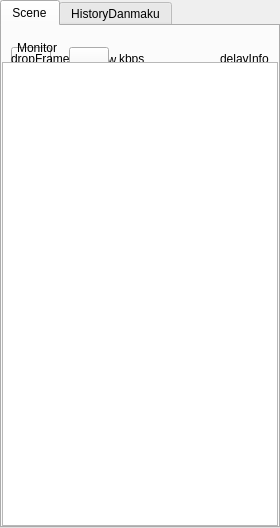
    <widget class="QTabWidget" name="RightSceneTabWid">
     <property name="sizePolicy">
      <sizepolicy hsizetype="Preferred" vsizetype="Preferred">
       <horstretch>0</horstretch>
       <verstretch>0</verstretch>
      </sizepolicy>
     </property>
     <property name="minimumSize">
      <size>
       <width>280</width>
       <height>528</height>
      </size>
     </property>
     <property name="maximumSize">
      <size>
       <width>280</width>
       <height>868</height>
      </size>
     </property>
     <property name="currentIndex">
      <number>0</number>
     </property>
     <widget class="QWidget" name="SceneOneTab">
      <attribute name="title">
       <string>Scene</string>
      </attribute>
      <layout class="QVBoxLayout" name="verticalLayout">
       <property name="spacing">
        <number>0</number>
       </property>
       <property name="leftMargin">
        <number>0</number>
       </property>
       <property name="topMargin">
        <number>0</number>
       </property>
       <property name="rightMargin">
        <number>0</number>
       </property>
       <property name="bottomMargin">
        <number>0</number>
       </property>
       <item>
        <widget class="RightListToolbar" name="SceneOneToolBar" native="true">
         <property name="minimumSize">
          <size>
           <width>0</width>
           <height>36</height>
          </size>
         </property>
         <property name="maximumSize">
          <size>
           <width>16777215</width>
           <height>36</height>
          </size>
         </property>
         <layout class="QHBoxLayout" name="horizontalLayout_4">
          <item>
           <layout class="QGridLayout" name="gridLayout_2">
            <item row="1" column="2">
             <widget class="QLabel" name="KBPSLab">
              <property name="minimumSize">
               <size>
                <width>0</width>
                <height>25</height>
               </size>
              </property>
              <property name="maximumSize">
               <size>
                <width>16777215</width>
                <height>25</height>
               </size>
              </property>
              <property name="text">
               <string>kbps</string>
              </property>
              <property name="alignment">
               <set>Qt::AlignBottom|Qt::AlignLeading|Qt::AlignLeft</set>
              </property>
             </widget>
            </item>
            <item row="3" column="1" colspan="3">
             <widget class="QLabel" name="SrcWinLab">
              <property name="sizePolicy">
               <sizepolicy hsizetype="Fixed" vsizetype="Fixed">
                <horstretch>0</horstretch>
                <verstretch>0</verstretch>
               </sizepolicy>
              </property>
              <property name="minimumSize">
               <size>
                <width>52</width>
                <height>26</height>
               </size>
              </property>
              <property name="maximumSize">
               <size>
                <width>52</width>
                <height>26</height>
               </size>
              </property>
              <property name="text">
               <string>Window</string>
              </property>
              <property name="alignment">
               <set>Qt::AlignHCenter|Qt::AlignTop</set>
              </property>
             </widget>
            </item>
            <item row="2" column="1" colspan="3">
             <widget class="QPushButton" name="SrcWinBtn">
              <property name="sizePolicy">
               <sizepolicy hsizetype="Fixed" vsizetype="Fixed">
                <horstretch>0</horstretch>
                <verstretch>0</verstretch>
               </sizepolicy>
              </property>
              <property name="minimumSize">
               <size>
                <width>40</width>
                <height>40</height>
               </size>
              </property>
              <property name="maximumSize">
               <size>
                <width>40</width>
                <height>40</height>
               </size>
              </property>
              <property name="text">
               <string/>
              </property>
             </widget>
            </item>
            <item row="2" column="0">
             <widget class="QPushButton" name="SrcMonitorBtn">
              <property name="sizePolicy">
               <sizepolicy hsizetype="Fixed" vsizetype="Fixed">
                <horstretch>0</horstretch>
                <verstretch>0</verstretch>
               </sizepolicy>
              </property>
              <property name="minimumSize">
               <size>
                <width>40</width>
                <height>40</height>
               </size>
              </property>
              <property name="maximumSize">
               <size>
                <width>40</width>
                <height>40</height>
               </size>
              </property>
              <property name="text">
               <string/>
              </property>
             </widget>
            </item>
            <item row="1" column="4">
             <widget class="QLabel" name="DelayInfoLab">
              <property name="minimumSize">
               <size>
                <width>0</width>
                <height>25</height>
               </size>
              </property>
              <property name="maximumSize">
               <size>
                <width>16777215</width>
                <height>25</height>
               </size>
              </property>
              <property name="text">
               <string>delayInfo</string>
              </property>
              <property name="alignment">
               <set>Qt::AlignBottom|Qt::AlignLeading|Qt::AlignLeft</set>
              </property>
             </widget>
            </item>
            <item row="1" column="0" colspan="2">
             <widget class="QLabel" name="DropFramesLab">
              <property name="minimumSize">
               <size>
                <width>0</width>
                <height>25</height>
               </size>
              </property>
              <property name="maximumSize">
               <size>
                <width>16777215</width>
                <height>25</height>
               </size>
              </property>
              <property name="text">
               <string>dropFrame</string>
              </property>
              <property name="alignment">
               <set>Qt::AlignBottom|Qt::AlignLeading|Qt::AlignLeft</set>
              </property>
             </widget>
            </item>
            <item row="0" column="0">
             <widget class="QLabel" name="SrcMonitorLab">
              <property name="sizePolicy">
               <sizepolicy hsizetype="Fixed" vsizetype="Fixed">
                <horstretch>0</horstretch>
                <verstretch>0</verstretch>
               </sizepolicy>
              </property>
              <property name="minimumSize">
               <size>
                <width>52</width>
                <height>26</height>
               </size>
              </property>
              <property name="maximumSize">
               <size>
                <width>52</width>
                <height>26</height>
               </size>
              </property>
              <property name="text">
               <string>Monitor</string>
              </property>
              <property name="alignment">
               <set>Qt::AlignCenter</set>
              </property>
             </widget>
            </item>
           </layout>
          </item>
         </layout>
        </widget>
       </item>
       <item>
        <widget class="QListWidget" name="SceneOneListWid"/>
       </item>
      </layout>
     </widget>
     <widget class="QWidget" name="SceneTwoTab">
      <attribute name="title">
       <string>HistoryDanmaku</string>
      </attribute>
      <layout class="QVBoxLayout" name="verticalLayout_2">
       <property name="spacing">
        <number>0</number>
       </property>
       <property name="leftMargin">
        <number>0</number>
       </property>
       <property name="topMargin">
        <number>0</number>
       </property>
       <property name="rightMargin">
        <number>0</number>
       </property>
       <property name="bottomMargin">
        <number>0</number>
       </property>
       <item>
        <widget class="BarrageHistory" name="history_wgt" native="true"/>
       </item>
      </layout>
     </widget>
    </widget>
